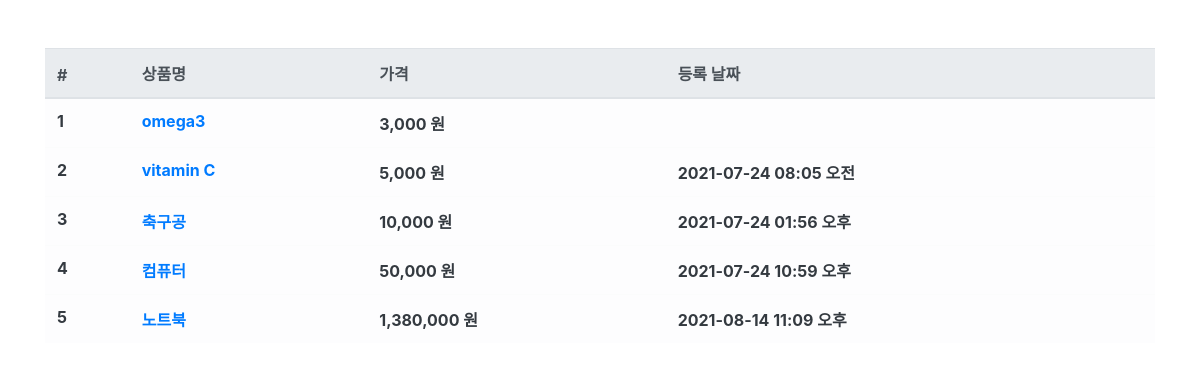
The app's page /product/ with its own data.
### product/models.py (models this page shows, shortened)
class Product(models.Model):
    name = models.CharField(max_length=256, verbose_name='상품명')
    price = models.IntegerField(verbose_name='상품가격')
    description = models.TextField(verbose_name='상품설명')
    stock = models.IntegerField(verbose_name='재고')
    register_date = models.DateTimeField(auto_now_add=True, verbose_name='등록날짜')
    class Meta:
        db_table = 'data_product'
        verbose_name = '상품'
        verbose_name_plural = '상품'

### product/views.py (the view)
# urls.py: path('product/', ProductList.as_view()),
class ProductList(ListView):
    model = Product
    template_name = 'product.html'

### product/templates/product.html (shortened to what this page needs)
{% extends "base.html" %}
{% load humanize %}
{% block contents %}
<div class="row mt-5">
    <div class="col-12">
        <table class="table table-light">
            <thead class="thead-light">
                <tr>
                    <th scope="col">#</th>
                    <th scope="col">상품명</th>
                    <th scope="col">가격</th>
                    <th scope="col">등록 날짜</th>
                </tr>
            </thead>
            <tbody class="text-dark">
                {% for product in product_list %}
                <tr>
                    <th scope="row">{{ product.id }}</th>
                    <th><a id="product-{{ product.id }}"
                           onmouseenter="product_detail({{ product.id }});"
                           onmouseleave="product_leave({{ product.id }});"
                           href="/product/{{ product.id }}">{{ product.name }}</a></th>
                    <th>{{ product.price|intcomma }} 원</th>
                    <th>{{ product.register_date|date:'Y-m-d h:i A' }}</th>
                </tr>
                {% endfor %}
            </tbody>
        </table>
    </div>
</div>
{% endblock %}

### records on screen
Product: id "1", name "omega3", price "3,000"
Product: id "2", name "vitamin C", price "5,000", register_date "2021-07-24 08:05 오전"
Product: id "3", name "축구공", price "10,000", register_date "2021-07-24 01:56 오후"
Product: id "4", name "컴퓨터", price "50,000", register_date "2021-07-24 10:59 오후"
Product: id "5", name "노트북", price "1,380,000", register_date "2021-08-14 11:09 오후"
